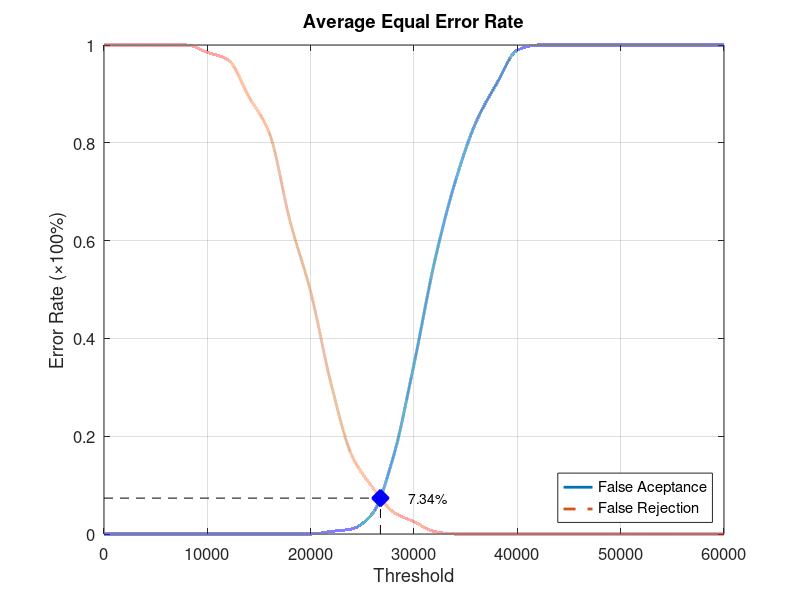
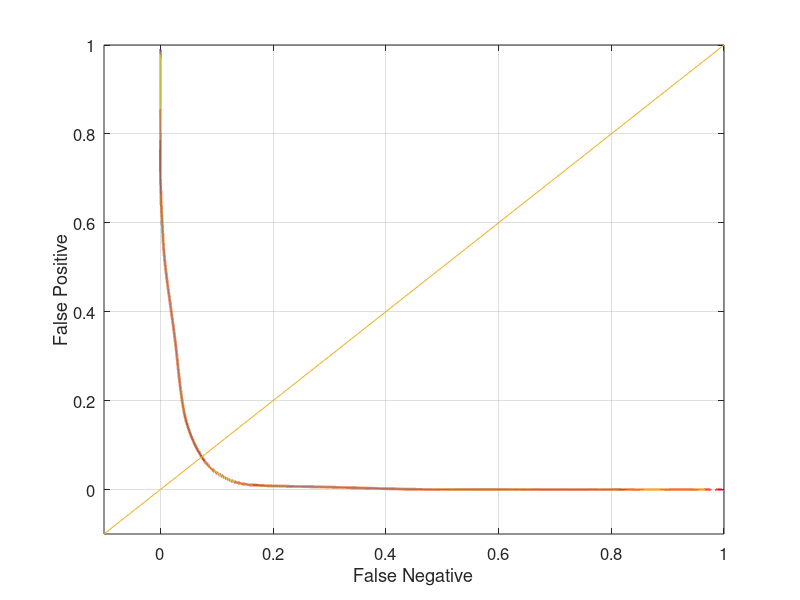

MATLAB code for these plots, in order:
function yEER = Database5_3
close all;
clear;
clc;
x = 0:2000:60000;
xq = 0:0.5:60000;

y0 = [0 0 0 0 0 0 0 0 0 0 0 0.00526316 0.0105263 0.0421053 0.157895 0.347368 0.557895 0.721053 0.842105 0.921053 0.989474 1 1 1 1 1 1 1 1 1 1];
yy0 = interp1(x, y0, xq, 'pchip');
y1 = [1 1 1 1 1 0.985 0.97 0.895 0.82 0.64 0.495 0.305 0.16 0.095 0.045 0.025 0.005 0 0 0 0 0 0 0 0 0 0 0 0 0 0];
yy1 = interp1(x, y1, xq, 'pchip');

% Calculating EER: 
y2 = abs(y0 - y1);
find(y2 == min(y2))
yy2 = abs(yy0 - yy1);
xEER = find(yy2 == min(yy2));
xEERIndex = xq(xEER) % X-axis EER
yEER = yy0(xEER) % Y-axis EER

main = figure
plot(xq, yy0,'-','LineWidth', 2);	hold on
plot(xq, yy1,'--','LineWidth', 2);	hold on
plot([xEERIndex xEERIndex], [0 yEER], 'k--');	hold on
plot([0 xEERIndex], [yEER yEER], 'k--');	hold on
plot(xEERIndex, yEER, 'bx', 'LineWidth', 10);	hold on
text(xEERIndex + 10 * xEERIndex / 100, yEER, [num2str(round((10000 * yEER)) / 100) '%'])
legend('False Aceptance', 'False Rejection', 'Location', 'SouthEast')
xlabel('Threshold')
ylabel('Error Rate (\times100%)')
title('Average Equal Error Rate')
set(gca, 'FontSize', 12)
axis([0 60000 0 1])
grid on

print(main, 'Database5_3Main', '-dpng');
FNRxFPR = figure('Color', [1 1 1]);
plot(yy1, yy0, '-', yy1, yy0, 'LineWidth', 2);
hold on
y = -0.1:0.1:1
plot(y, y); 
set(gca, 'FontSize', 12)
xlabel('False Negative')
ylabel('False Positive')
axis([-0.1 1 -0.1 1])
set(gca, 'FontSize', 12)
grid on

print(FNRxFPR, 'Database5_3FNRxFPR','-dpng');
end
